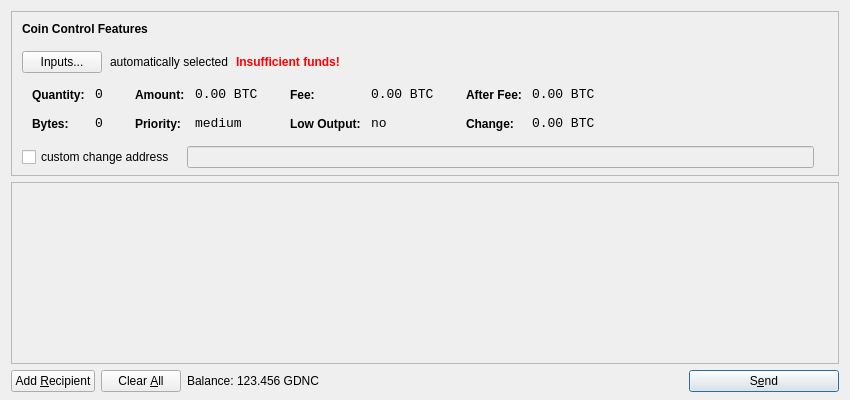
<?xml version="1.0" encoding="UTF-8"?>
<ui version="4.0">
 <class>SendCoinsDialog</class>
 <widget class="QDialog" name="SendCoinsDialog">
  <property name="geometry">
   <rect>
    <x>0</x>
    <y>0</y>
    <width>850</width>
    <height>400</height>
   </rect>
  </property>
  <property name="windowTitle">
   <string>Send Coins</string>
  </property>
  <layout class="QVBoxLayout" name="verticalLayout" stretch="0,1,0">
   <property name="bottomMargin">
    <number>8</number>
   </property>
   <item>
    <widget class="QFrame" name="frameCoinControl">
     <property name="sizePolicy">
      <sizepolicy hsizetype="Expanding" vsizetype="Expanding">
       <horstretch>0</horstretch>
       <verstretch>0</verstretch>
      </sizepolicy>
     </property>
     <property name="maximumSize">
      <size>
       <width>16777215</width>
       <height>16777215</height>
      </size>
     </property>
     <property name="frameShape">
      <enum>QFrame::StyledPanel</enum>
     </property>
     <property name="frameShadow">
      <enum>QFrame::Sunken</enum>
     </property>
     <layout class="QVBoxLayout" name="verticalLayoutCoinControl2">
      <property name="spacing">
       <number>-1</number>
      </property>
      <property name="leftMargin">
       <number>0</number>
      </property>
      <property name="topMargin">
       <number>0</number>
      </property>
      <property name="rightMargin">
       <number>0</number>
      </property>
      <property name="bottomMargin">
       <number>6</number>
      </property>
      <item>
       <layout class="QVBoxLayout" name="verticalLayoutCoinControl" stretch="0,0,0,0,1">
        <property name="spacing">
         <number>0</number>
        </property>
        <property name="leftMargin">
         <number>10</number>
        </property>
        <property name="topMargin">
         <number>10</number>
        </property>
        <item>
         <layout class="QHBoxLayout" name="horizontalLayoutCoinControl1">
          <property name="bottomMargin">
           <number>15</number>
          </property>
          <item>
           <widget class="QLabel" name="labelCoinControlFeatures">
            <property name="sizePolicy">
             <sizepolicy hsizetype="Preferred" vsizetype="Maximum">
              <horstretch>0</horstretch>
              <verstretch>0</verstretch>
             </sizepolicy>
            </property>
            <property name="font">
             <font>
              <weight>75</weight>
              <bold>true</bold>
             </font>
            </property>
            <property name="styleSheet">
             <string notr="true">font-weight:bold;</string>
            </property>
            <property name="text">
             <string>Coin Control Features</string>
            </property>
           </widget>
          </item>
         </layout>
        </item>
        <item>
         <layout class="QHBoxLayout" name="horizontalLayoutCoinControl2" stretch="0,0,0,0">
          <property name="spacing">
           <number>8</number>
          </property>
          <property name="bottomMargin">
           <number>10</number>
          </property>
          <item>
           <widget class="QPushButton" name="pushButtonCoinControl">
            <property name="styleSheet">
             <string notr="true"/>
            </property>
            <property name="text">
             <string>Inputs...</string>
            </property>
           </widget>
          </item>
          <item>
           <widget class="QLabel" name="labelCoinControlAutomaticallySelected">
            <property name="text">
             <string>automatically selected</string>
            </property>
            <property name="margin">
             <number>5</number>
            </property>
           </widget>
          </item>
          <item>
           <widget class="QLabel" name="labelCoinControlInsuffFunds">
            <property name="font">
             <font>
              <weight>75</weight>
              <bold>true</bold>
             </font>
            </property>
            <property name="styleSheet">
             <string notr="true">color:red;font-weight:bold;</string>
            </property>
            <property name="text">
             <string>Insufficient funds!</string>
            </property>
            <property name="margin">
             <number>5</number>
            </property>
           </widget>
          </item>
          <item>
           <spacer name="horizontalSpacerCoinControl">
            <property name="orientation">
             <enum>Qt::Horizontal</enum>
            </property>
            <property name="sizeHint" stdset="0">
             <size>
              <width>40</width>
              <height>1</height>
             </size>
            </property>
           </spacer>
          </item>
         </layout>
        </item>
        <item>
         <widget class="QWidget" name="widgetCoinControl" native="true">
          <property name="sizePolicy">
           <sizepolicy hsizetype="Preferred" vsizetype="Preferred">
            <horstretch>0</horstretch>
            <verstretch>0</verstretch>
           </sizepolicy>
          </property>
          <property name="minimumSize">
           <size>
            <width>0</width>
            <height>0</height>
           </size>
          </property>
          <property name="styleSheet">
           <string notr="true"/>
          </property>
          <layout class="QHBoxLayout" name="horizontalLayoutCoinControl5">
           <property name="margin">
            <number>0</number>
           </property>
           <item>
            <layout class="QHBoxLayout" name="horizontalLayoutCoinControl3" stretch="0,0,0,1">
             <property name="spacing">
              <number>20</number>
             </property>
             <property name="topMargin">
              <number>0</number>
             </property>
             <property name="bottomMargin">
              <number>10</number>
             </property>
             <item>
              <layout class="QFormLayout" name="formLayoutCoinControl1">
               <property name="horizontalSpacing">
                <number>10</number>
               </property>
               <property name="verticalSpacing">
                <number>14</number>
               </property>
               <property name="leftMargin">
                <number>10</number>
               </property>
               <property name="topMargin">
                <number>4</number>
               </property>
               <property name="rightMargin">
                <number>6</number>
               </property>
               <item row="0" column="0">
                <widget class="QLabel" name="labelCoinControlQuantityText">
                 <property name="styleSheet">
                  <string notr="true">font-weight:bold;</string>
                 </property>
                 <property name="text">
                  <string>Quantity:</string>
                 </property>
                 <property name="margin">
                  <number>0</number>
                 </property>
                </widget>
               </item>
               <item row="0" column="1">
                <widget class="QLabel" name="labelCoinControlQuantity">
                 <property name="font">
                  <font>
                   <family>Monospace</family>
                   <pointsize>10</pointsize>
                  </font>
                 </property>
                 <property name="cursor">
                  <cursorShape>IBeamCursor</cursorShape>
                 </property>
                 <property name="contextMenuPolicy">
                  <enum>Qt::ActionsContextMenu</enum>
                 </property>
                 <property name="text">
                  <string notr="true">0</string>
                 </property>
                 <property name="margin">
                  <number>0</number>
                 </property>
                 <property name="textInteractionFlags">
                  <set>Qt::LinksAccessibleByMouse|Qt::TextSelectableByKeyboard|Qt::TextSelectableByMouse</set>
                 </property>
                </widget>
               </item>
               <item row="1" column="0">
                <widget class="QLabel" name="labelCoinControlBytesText">
                 <property name="styleSheet">
                  <string notr="true">font-weight:bold;</string>
                 </property>
                 <property name="text">
                  <string>Bytes:</string>
                 </property>
                </widget>
               </item>
               <item row="1" column="1">
                <widget class="QLabel" name="labelCoinControlBytes">
                 <property name="font">
                  <font>
                   <family>Monospace</family>
                   <pointsize>10</pointsize>
                  </font>
                 </property>
                 <property name="cursor">
                  <cursorShape>IBeamCursor</cursorShape>
                 </property>
                 <property name="contextMenuPolicy">
                  <enum>Qt::ActionsContextMenu</enum>
                 </property>
                 <property name="text">
                  <string notr="true">0</string>
                 </property>
                 <property name="textInteractionFlags">
                  <set>Qt::LinksAccessibleByMouse|Qt::TextSelectableByKeyboard|Qt::TextSelectableByMouse</set>
                 </property>
                </widget>
               </item>
              </layout>
             </item>
             <item>
              <layout class="QFormLayout" name="formLayoutCoinControl2">
               <property name="horizontalSpacing">
                <number>10</number>
               </property>
               <property name="verticalSpacing">
                <number>14</number>
               </property>
               <property name="leftMargin">
                <number>6</number>
               </property>
               <property name="topMargin">
                <number>4</number>
               </property>
               <property name="rightMargin">
                <number>6</number>
               </property>
               <item row="0" column="0">
                <widget class="QLabel" name="labelCoinControlAmountText">
                 <property name="styleSheet">
                  <string notr="true">font-weight:bold;</string>
                 </property>
                 <property name="text">
                  <string>Amount:</string>
                 </property>
                 <property name="margin">
                  <number>0</number>
                 </property>
                </widget>
               </item>
               <item row="0" column="1">
                <widget class="QLabel" name="labelCoinControlAmount">
                 <property name="font">
                  <font>
                   <family>Monospace</family>
                   <pointsize>10</pointsize>
                  </font>
                 </property>
                 <property name="cursor">
                  <cursorShape>IBeamCursor</cursorShape>
                 </property>
                 <property name="contextMenuPolicy">
                  <enum>Qt::ActionsContextMenu</enum>
                 </property>
                 <property name="text">
                  <string notr="true">0.00 BTC</string>
                 </property>
                 <property name="textInteractionFlags">
                  <set>Qt::LinksAccessibleByMouse|Qt::TextSelectableByKeyboard|Qt::TextSelectableByMouse</set>
                 </property>
                </widget>
               </item>
               <item row="1" column="0">
                <widget class="QLabel" name="labelCoinControlPriorityText">
                 <property name="styleSheet">
                  <string notr="true">font-weight:bold;</string>
                 </property>
                 <property name="text">
                  <string>Priority:</string>
                 </property>
                </widget>
               </item>
               <item row="1" column="1">
                <widget class="QLabel" name="labelCoinControlPriority">
                 <property name="font">
                  <font>
                   <family>Monospace</family>
                   <pointsize>10</pointsize>
                  </font>
                 </property>
                 <property name="cursor">
                  <cursorShape>IBeamCursor</cursorShape>
                 </property>
                 <property name="contextMenuPolicy">
                  <enum>Qt::ActionsContextMenu</enum>
                 </property>
                 <property name="text">
                  <string>medium</string>
                 </property>
                 <property name="textInteractionFlags">
                  <set>Qt::LinksAccessibleByMouse|Qt::TextSelectableByKeyboard|Qt::TextSelectableByMouse</set>
                 </property>
                </widget>
               </item>
              </layout>
             </item>
             <item>
              <layout class="QFormLayout" name="formLayoutCoinControl3">
               <property name="horizontalSpacing">
                <number>10</number>
               </property>
               <property name="verticalSpacing">
                <number>14</number>
               </property>
               <property name="leftMargin">
                <number>6</number>
               </property>
               <property name="topMargin">
                <number>4</number>
               </property>
               <property name="rightMargin">
                <number>6</number>
               </property>
               <item row="0" column="0">
                <widget class="QLabel" name="labelCoinControlFeeText">
                 <property name="styleSheet">
                  <string notr="true">font-weight:bold;</string>
                 </property>
                 <property name="text">
                  <string>Fee:</string>
                 </property>
                 <property name="margin">
                  <number>0</number>
                 </property>
                </widget>
               </item>
               <item row="0" column="1">
                <widget class="QLabel" name="labelCoinControlFee">
                 <property name="font">
                  <font>
                   <family>Monospace</family>
                   <pointsize>10</pointsize>
                  </font>
                 </property>
                 <property name="cursor">
                  <cursorShape>IBeamCursor</cursorShape>
                 </property>
                 <property name="contextMenuPolicy">
                  <enum>Qt::ActionsContextMenu</enum>
                 </property>
                 <property name="text">
                  <string notr="true">0.00 BTC</string>
                 </property>
                 <property name="textInteractionFlags">
                  <set>Qt::LinksAccessibleByMouse|Qt::TextSelectableByKeyboard|Qt::TextSelectableByMouse</set>
                 </property>
                </widget>
               </item>
               <item row="1" column="0">
                <widget class="QLabel" name="labelCoinControlLowOutputText">
                 <property name="styleSheet">
                  <string notr="true">font-weight:bold;</string>
                 </property>
                 <property name="text">
                  <string>Low Output:</string>
                 </property>
                </widget>
               </item>
               <item row="1" column="1">
                <widget class="QLabel" name="labelCoinControlLowOutput">
                 <property name="font">
                  <font>
                   <family>Monospace</family>
                   <pointsize>10</pointsize>
                  </font>
                 </property>
                 <property name="cursor">
                  <cursorShape>IBeamCursor</cursorShape>
                 </property>
                 <property name="contextMenuPolicy">
                  <enum>Qt::ActionsContextMenu</enum>
                 </property>
                 <property name="text">
                  <string>no</string>
                 </property>
                 <property name="textInteractionFlags">
                  <set>Qt::LinksAccessibleByMouse|Qt::TextSelectableByKeyboard|Qt::TextSelectableByMouse</set>
                 </property>
                </widget>
               </item>
              </layout>
             </item>
             <item>
              <layout class="QFormLayout" name="formLayoutCoinControl4">
               <property name="horizontalSpacing">
                <number>10</number>
               </property>
               <property name="verticalSpacing">
                <number>14</number>
               </property>
               <property name="leftMargin">
                <number>6</number>
               </property>
               <property name="topMargin">
                <number>4</number>
               </property>
               <property name="rightMargin">
                <number>6</number>
               </property>
               <item row="0" column="0">
                <widget class="QLabel" name="labelCoinControlAfterFeeText">
                 <property name="styleSheet">
                  <string notr="true">font-weight:bold;</string>
                 </property>
                 <property name="text">
                  <string>After Fee:</string>
                 </property>
                 <property name="margin">
                  <number>0</number>
                 </property>
                </widget>
               </item>
               <item row="0" column="1">
                <widget class="QLabel" name="labelCoinControlAfterFee">
                 <property name="font">
                  <font>
                   <family>Monospace</family>
                   <pointsize>10</pointsize>
                  </font>
                 </property>
                 <property name="cursor">
                  <cursorShape>IBeamCursor</cursorShape>
                 </property>
                 <property name="contextMenuPolicy">
                  <enum>Qt::ActionsContextMenu</enum>
                 </property>
                 <property name="text">
                  <string notr="true">0.00 BTC</string>
                 </property>
                 <property name="textInteractionFlags">
                  <set>Qt::LinksAccessibleByMouse|Qt::TextSelectableByKeyboard|Qt::TextSelectableByMouse</set>
                 </property>
                </widget>
               </item>
               <item row="1" column="0">
                <widget class="QLabel" name="labelCoinControlChangeText">
                 <property name="styleSheet">
                  <string notr="true">font-weight:bold;</string>
                 </property>
                 <property name="text">
                  <string>Change:</string>
                 </property>
                </widget>
               </item>
               <item row="1" column="1">
                <widget class="QLabel" name="labelCoinControlChange">
                 <property name="font">
                  <font>
                   <family>Monospace</family>
                   <pointsize>10</pointsize>
                  </font>
                 </property>
                 <property name="cursor">
                  <cursorShape>IBeamCursor</cursorShape>
                 </property>
                 <property name="contextMenuPolicy">
                  <enum>Qt::ActionsContextMenu</enum>
                 </property>
                 <property name="text">
                  <string notr="true">0.00 BTC</string>
                 </property>
                 <property name="textInteractionFlags">
                  <set>Qt::LinksAccessibleByMouse|Qt::TextSelectableByKeyboard|Qt::TextSelectableByMouse</set>
                 </property>
                </widget>
               </item>
              </layout>
             </item>
            </layout>
           </item>
          </layout>
         </widget>
        </item>
        <item>
         <layout class="QHBoxLayout" name="horizontalLayoutCoinControl4" stretch="0,0,0">
          <property name="spacing">
           <number>12</number>
          </property>
          <property name="sizeConstraint">
           <enum>QLayout::SetDefaultConstraint</enum>
          </property>
          <property name="topMargin">
           <number>5</number>
          </property>
          <property name="rightMargin">
           <number>5</number>
          </property>
          <item>
           <widget class="QCheckBox" name="checkBoxCoinControlChange">
            <property name="text">
             <string>custom change address</string>
            </property>
           </widget>
          </item>
          <item>
           <widget class="QLineEdit" name="lineEditCoinControlChange">
            <property name="enabled">
             <bool>false</bool>
            </property>
            <property name="sizePolicy">
             <sizepolicy hsizetype="Expanding" vsizetype="Fixed">
              <horstretch>0</horstretch>
              <verstretch>0</verstretch>
             </sizepolicy>
            </property>
           </widget>
          </item>
          <item>
           <widget class="QLabel" name="labelCoinControlChangeLabel">
            <property name="sizePolicy">
             <sizepolicy hsizetype="Preferred" vsizetype="Expanding">
              <horstretch>0</horstretch>
              <verstretch>0</verstretch>
             </sizepolicy>
            </property>
            <property name="minimumSize">
             <size>
              <width>0</width>
              <height>0</height>
             </size>
            </property>
            <property name="text">
             <string/>
            </property>
            <property name="margin">
             <number>3</number>
            </property>
           </widget>
          </item>
         </layout>
        </item>
        <item>
         <spacer name="verticalSpacerCoinControl">
          <property name="orientation">
           <enum>Qt::Vertical</enum>
          </property>
          <property name="sizeHint" stdset="0">
           <size>
            <width>800</width>
            <height>1</height>
           </size>
          </property>
         </spacer>
        </item>
       </layout>
      </item>
     </layout>
    </widget>
   </item>
   <item>
    <widget class="QScrollArea" name="scrollArea">
     <property name="widgetResizable">
      <bool>true</bool>
     </property>
     <widget class="QWidget" name="scrollAreaWidgetContents">
      <property name="geometry">
       <rect>
        <x>0</x>
        <y>0</y>
        <width>830</width>
        <height>165</height>
       </rect>
      </property>
      <layout class="QVBoxLayout" name="verticalLayout_2">
       <property name="margin">
        <number>0</number>
       </property>
       <item>
        <layout class="QVBoxLayout" name="entries">
         <property name="spacing">
          <number>6</number>
         </property>
        </layout>
       </item>
       <item>
        <spacer name="verticalSpacer">
         <property name="orientation">
          <enum>Qt::Vertical</enum>
         </property>
         <property name="sizeHint" stdset="0">
          <size>
           <width>20</width>
           <height>40</height>
          </size>
         </property>
        </spacer>
       </item>
      </layout>
     </widget>
    </widget>
   </item>
   <item>
    <layout class="QHBoxLayout" name="horizontalLayout">
     <item>
      <widget class="QPushButton" name="addButton">
       <property name="toolTip">
        <string>Send to multiple recipients at once</string>
       </property>
       <property name="text">
        <string>Add &amp;Recipient</string>
       </property>
       <property name="icon">
        <iconset resource="../bitcoin.qrc">
         <normaloff>:/icons/add</normaloff>:/icons/add</iconset>
       </property>
       <property name="autoDefault">
        <bool>false</bool>
       </property>
      </widget>
     </item>
     <item>
      <widget class="QPushButton" name="clearButton">
       <property name="sizePolicy">
        <sizepolicy hsizetype="Minimum" vsizetype="Fixed">
         <horstretch>0</horstretch>
         <verstretch>0</verstretch>
        </sizepolicy>
       </property>
       <property name="toolTip">
        <string>Remove all transaction fields</string>
       </property>
       <property name="text">
        <string>Clear &amp;All</string>
       </property>
       <property name="icon">
        <iconset resource="../bitcoin.qrc">
         <normaloff>:/icons/remove</normaloff>:/icons/remove</iconset>
       </property>
       <property name="autoRepeatDelay">
        <number>300</number>
       </property>
       <property name="autoDefault">
        <bool>false</bool>
       </property>
      </widget>
     </item>
     <item>
      <layout class="QHBoxLayout" name="horizontalLayout_2">
       <property name="spacing">
        <number>3</number>
       </property>
       <item>
        <widget class="QLabel" name="label">
         <property name="text">
          <string>Balance:</string>
         </property>
        </widget>
       </item>
       <item>
        <widget class="QLabel" name="labelBalance">
         <property name="cursor">
          <cursorShape>IBeamCursor</cursorShape>
         </property>
         <property name="text">
          <string>123.456 GDNC</string>
         </property>
         <property name="textInteractionFlags">
          <set>Qt::LinksAccessibleByMouse|Qt::TextSelectableByKeyboard|Qt::TextSelectableByMouse</set>
         </property>
        </widget>
       </item>
      </layout>
     </item>
     <item>
      <spacer name="horizontalSpacer">
       <property name="orientation">
        <enum>Qt::Horizontal</enum>
       </property>
       <property name="sizeHint" stdset="0">
        <size>
         <width>40</width>
         <height>20</height>
        </size>
       </property>
      </spacer>
     </item>
     <item>
      <widget class="QPushButton" name="sendButton">
       <property name="minimumSize">
        <size>
         <width>150</width>
         <height>0</height>
        </size>
       </property>
       <property name="toolTip">
        <string>Confirm the send action</string>
       </property>
       <property name="text">
        <string>S&amp;end</string>
       </property>
       <property name="icon">
        <iconset resource="../bitcoin.qrc">
         <normaloff>:/icons/send</normaloff>:/icons/send</iconset>
       </property>
       <property name="default">
        <bool>true</bool>
       </property>
      </widget>
     </item>
    </layout>
   </item>
  </layout>
 </widget>
 <resources>
  <include location="../bitcoin.qrc"/>
 </resources>
 <connections/>
</ui>
